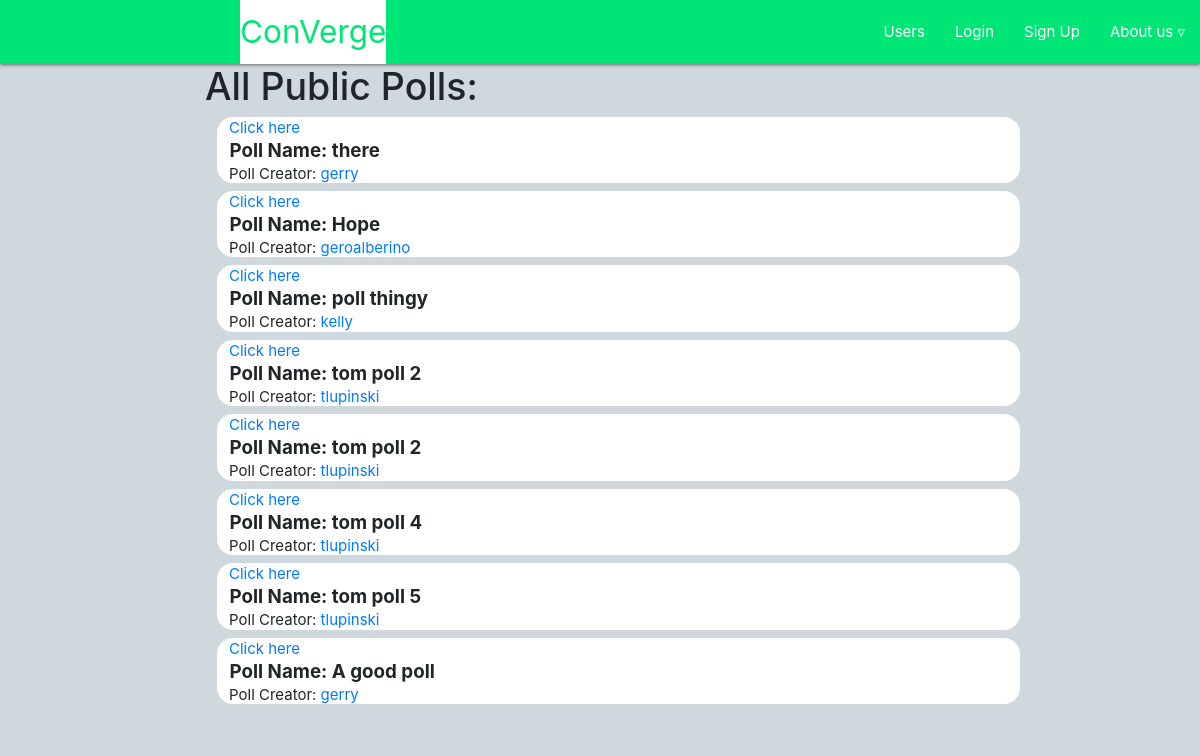
Page /pollDashboard/ on the committed database.
### users/models.py (models this page shows, shortened)
class Polls(models.Model):
    creator = models.ForeignKey(Profile, on_delete=models.CASCADE)
    title = models.CharField(max_length=120, default='Enter a Title for your Poll')
    questionOne = models.CharField(max_length=120, default='Enter a Question')
    questionTwo = models.CharField(max_length=120, default='Enter a Question')
    questionThree = models.CharField(max_length=120, default='Enter a Question')
    questionFour = models.CharField(max_length=120, default='Enter a Question')
    questionFive = models.CharField(max_length=120, default='Enter a Question')

class Profile(models.Model):
    user = models.OneToOneField(User, on_delete=models.CASCADE) #pics is the directory in the MEDIA directory to be saved
    image = models.ImageField(default='pics/default.png',upload_to='pics/') #needs pillow to be installed
    location = models.CharField(max_length=100, default=" ")
    userDescription = models.CharField('User description', max_length=1000, default='tell us about yourself')
    userInterests = models.CharField('User interests', max_length=250, default='list your interests')

### users/views.py (the view)
# urls.py: path('pollDashboard/',user_views.pollsDashboard,name='pollDashboard'),
def pollsDashboard(request):
    polls = Polls.objects.all() #from db
    return render(request,'users/pollDashboard.html',{'polls':polls})

### users/templates/users/pollDashboard.html (shortened to what this page needs)
{% extends "main/header.html" %}
{% block content%}
<div class="row" id="main1">
  <div class="col-2"></div>
  <div class="col-9">
    <div>
      <h1>All Public Polls: </h1>
      {% for x in polls %}
      <div class="poll_box">
        <a href="/pollPage?polls1={{x.title}}">Click here</a>
        <div>
          <h5><strong>Poll Name: {{x.title}}</strong></h5>
          <p>Poll Creator: <a href="/allUsers?name1={{x.creator.user}}"> {{x.creator.user}} </a></p>
        </div>
      </div>
      {% endfor %}
    </div>
  </div>
</div>
{% endblock%}

### users/templates/users/pollDashboard.html (style rules this page uses)
.poll_box { float: center; background-color:white; width: 90%; height: 10%; border-radius: 2vh; margin-left: 1vw; margin-bottom: 1vh; padding-left:1vw; }
p { margin: 0px; }
h5 { margin: .5px; }

### rows in the picture
Polls: title "there", creator.user "gerry"
Polls: title "Hope", creator.user "geroalberino"
Polls: title "poll thingy", creator.user "kelly"
Polls: title "tom poll 2", creator.user "tlupinski"
Polls: title "tom poll 2", creator.user "tlupinski"
Polls: title "tom poll 4", creator.user "tlupinski"
Polls: title "tom poll 5", creator.user "tlupinski"
Polls: title "A good poll", creator.user "gerry"
